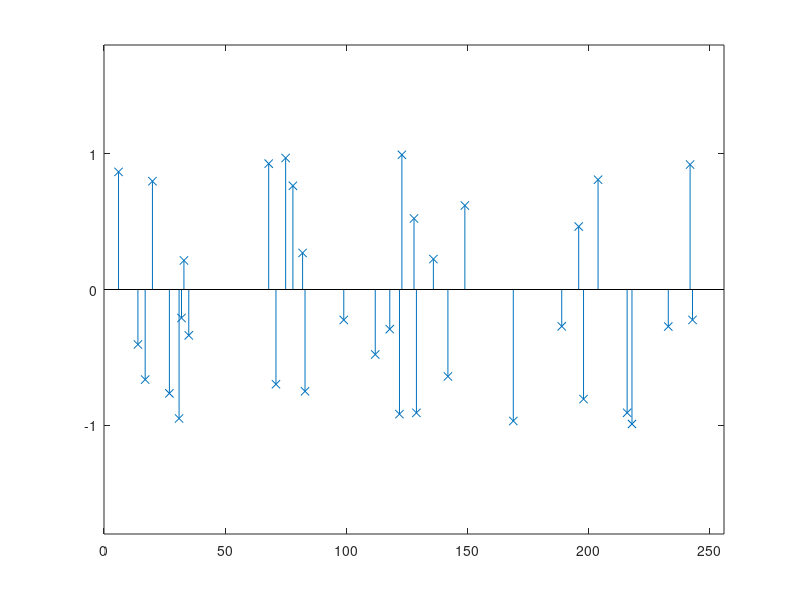
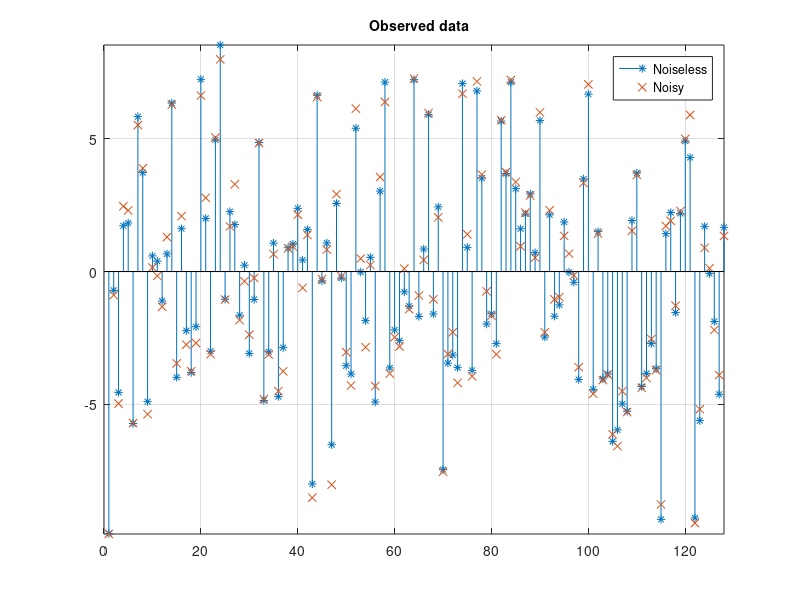

These figures' MATLAB source, in order: (Note: this script raises an error after producing the figures.)
%-----------------------------------------------------------------
% This script provides an example of how to use the FBS  and IRL1 
% algorithms to solve the CEL0 penalized least squares problem.
%
% -- Emmanuel Soubies (2015)
%-----------------------------------------------------------------
clear all; close all; clc;

% -- Parameters for generation
M=128;   % size of the measured vector
N=256;   % size of the unknown signal
K=35;    % number of non-zero values in the generated signal
sig=0.5;   % noise standard deviation
cmplx=0;   % Complex values
alg='irl1';% Algorithm: 'fbs' -> Forward Backward Splitting 
		   %            'irl1'-> Iteratively Reweighted-L1 algorithm
% - Set the seed-number (for reproductibility)
rand('state', 1);
randn('state', 1);

%%%%%%%%%%%%%%%%%%%%
%% Data generation (Real)
%%%%%%%%%%%%%%%%%%%%
if ~cmplx
    A=randn(M,N);                                   % Mixture matrix
    x=zeros(N,1);                                   % Signal
    sel = randperm(N); sel = sel(1:K);              % Location of the non-zero entries
    x(sel) = sign(randn(K,1)) .* (1-.8*rand(K,1));  % set the non-zeros values randomly such that their amplitude is greater than 0.2
    h=figure; ind=find(abs(x)>eps); stem(ind,x(ind),'x'); hold all; axis([0 N -1.8 1.8]);
    %
    y=A*x + randn(M,1)*sig;                         % Measurements vector
    figure; stem(A*x,'*'); hold all; stem(y,'x','LineStyle','none'); grid; axis([0 M min(min(A*x),min(y)) max(max(A*x),max(y))]);
    legend('Noiseless','Noisy');title('\fontsize{14} \it \bf Observed data');
end

%%%%%%%%%%%%%%%%%%%%
%% Data generation (Complex)
%%%%%%%%%%%%%%%%%%%%
if cmplx
    A=randn(M,N)+1i*randn(M,N);          % Mixture matrix
    x=zeros(N,1);                        % Signal
    sel = randperm(N); sel = sel(1:K);   % Location of the non-zero entries
    x(sel) = randn(K,1) + 1i*randn(K,1);              % set the non-zeros values randomly ... 
    x(sel) = x(sel)./abs(x(sel)) .* (1-.8*rand(K,1)); % ... such that their amplitude is greater than 0.2
    h=figure; ind=find(abs(x)>eps); stem(ind,real(x(ind)),'xb'); hold on;  stem(ind,imag(x(ind)),'xr'); axis([0 N -1.8 1.8]);
    %
    y=A*x + randn(M,1)*sig + 1i*randn(M,1)*sig;       % Measurements vector
    figure; stem(real(A*x),'*b'); hold on; stem(imag(A*x),'*r'); stem(real(y),'xb','LineStyle','none'); stem(imag(y),'xr','LineStyle','none'); grid; axis([0 M -max(max(abs(A*x)),min(abs(y))) max(max(abs(A*x)),max(abs(y)))]);
    legend('Noiseless Real','Noiseless Imag','Noisy Real','Noisy Imag');title('\fontsize{14} \it \bf Observed data');
end
%%%%%%%%%%%%%%%%%
%% Optimization
%%%%%%%%%%%%%%%%%
% -- Parameters
% Functional
if cmplx
    lamb=2;  % lambda parameter of the CEL0 penalty
else
    lamb=1;
end
% Algo
params.verbose=1;       % to display the iterations evolution (otherwise put 0)
params.maxiter=1000;    % maximal number of iterations
params.xTol=1e-5;       % tolerance on the relative difference of x between two successive iterations
params.FTol=1e-5;       % tolerance on the relative difference  cost function value between two successive iterations
params.gpu=0;           % put 1 to run th code on gpu (requires the Parallel Computing Toolbox)
x0=zeros(size(x));      % initialization of the algorithm to 0

% -- Construct the linear operator from the matrix A
Op=OperatorFromMatrix(A);

% -- Construct the Least-Squares functional (Data term)
F=FuncLeastSquares(Op,y);
params.gam=1/F.lip;    % gamma parameter of the FBS algorithm (must be < to 1/L where L=||A^t*A||, it is given by the 
					   % field nAtA of the operator

% -- Construct the CEL0 penalty
P=FuncCEL0(Op.nai,lamb,[]);

% -- Minimization of F + P
if strcmp(alg,'fbs')
	% with the FBS algorithm
	params.gam=0.99/F.lip;  % gamma parameter of the FBS algorithm (must be < to 1/L where L=||A||^2, with ||A|| given by the 
						    % field .norm of the operato
	[xopt,infos]=AlgoFBS(x0,F,P,1,params);
elseif strcmp(alg,'irl1')
	% with the IRL1 algorithm
	params.G=1;
	[xopt,infos]=AlgoIRL1(x0,F,P,1,params);
end

% -- Plots results
if ~cmplx
   	figure(h); ind=find(abs(xopt)>eps); stem(ind,xopt(ind),'o');grid;
   	legend('True signal','Estimated signal');
else
   	figure(h); ind=find(abs(xopt)>eps); stem(ind,real(xopt(ind)),'om','LineStyle','none'); stem(ind,imag(xopt(ind)),'dk','LineStyle','none');grid;
   	legend('True signal (real)','True signal (imag)','Estimated signal (real)','Estimated signal (imag)');
end

% -- Plot cost function
figure;
plot(infos.objFun()); xlabel('Iterations'); ylabel('Cost function'); grid;
% -- Display algorithm output infos
infos
